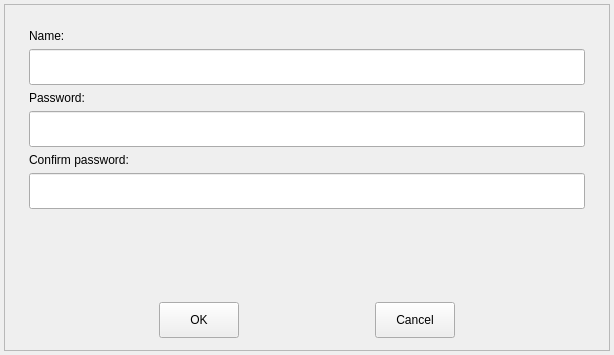
<?xml version="1.0" encoding="UTF-8"?>
<ui version="4.0">
 <class>BoxCreation</class>
 <widget class="QWidget" name="BoxCreation">
  <property name="geometry">
   <rect>
    <x>0</x>
    <y>0</y>
    <width>614</width>
    <height>355</height>
   </rect>
  </property>
  <property name="windowTitle">
   <string>Create security box</string>
  </property>
  <property name="windowIcon">
   <iconset resource="../../../resources/resources.qrc">
    <normaloff>:/images/logo</normaloff>:/images/logo</iconset>
  </property>
  <property name="styleSheet">
   <string notr="true"/>
  </property>
  <layout class="QVBoxLayout" name="verticalLayout">
   <property name="spacing">
    <number>4</number>
   </property>
   <property name="leftMargin">
    <number>4</number>
   </property>
   <property name="topMargin">
    <number>4</number>
   </property>
   <property name="rightMargin">
    <number>4</number>
   </property>
   <property name="bottomMargin">
    <number>4</number>
   </property>
   <item>
    <widget class="QFrame" name="m_frame">
     <property name="frameShape">
      <enum>QFrame::StyledPanel</enum>
     </property>
     <property name="frameShadow">
      <enum>QFrame::Raised</enum>
     </property>
     <layout class="QVBoxLayout" name="verticalLayout_5">
      <property name="leftMargin">
       <number>24</number>
      </property>
      <property name="topMargin">
       <number>24</number>
      </property>
      <property name="rightMargin">
       <number>24</number>
      </property>
      <property name="bottomMargin">
       <number>12</number>
      </property>
      <item>
       <layout class="QVBoxLayout" name="verticalLayout_2">
        <item>
         <widget class="QLabel" name="m_nameLabel">
          <property name="sizePolicy">
           <sizepolicy hsizetype="Preferred" vsizetype="Fixed">
            <horstretch>0</horstretch>
            <verstretch>0</verstretch>
           </sizepolicy>
          </property>
          <property name="text">
           <string>Name:</string>
          </property>
         </widget>
        </item>
        <item>
         <widget class="QLineEdit" name="m_name">
          <property name="minimumSize">
           <size>
            <width>0</width>
            <height>36</height>
           </size>
          </property>
         </widget>
        </item>
       </layout>
      </item>
      <item>
       <layout class="QVBoxLayout" name="verticalLayout_3">
        <item>
         <widget class="QLabel" name="m_passwordLabel">
          <property name="text">
           <string>Password:</string>
          </property>
         </widget>
        </item>
        <item>
         <widget class="QLineEdit" name="m_password">
          <property name="minimumSize">
           <size>
            <width>0</width>
            <height>36</height>
           </size>
          </property>
         </widget>
        </item>
       </layout>
      </item>
      <item>
       <layout class="QVBoxLayout" name="verticalLayout_4">
        <item>
         <widget class="QLabel" name="m_confirmPasswordLabel">
          <property name="text">
           <string>Confirm password:</string>
          </property>
         </widget>
        </item>
        <item>
         <widget class="QLineEdit" name="m_confirmPassword">
          <property name="minimumSize">
           <size>
            <width>0</width>
            <height>36</height>
           </size>
          </property>
         </widget>
        </item>
       </layout>
      </item>
      <item>
       <spacer name="verticalSpacer">
        <property name="orientation">
         <enum>Qt::Vertical</enum>
        </property>
        <property name="sizeHint" stdset="0">
         <size>
          <width>20</width>
          <height>40</height>
         </size>
        </property>
       </spacer>
      </item>
      <item>
       <layout class="QHBoxLayout" name="horizontalLayout_4">
        <item>
         <widget class="QPushButton" name="m_ok">
          <property name="sizePolicy">
           <sizepolicy hsizetype="Fixed" vsizetype="Fixed">
            <horstretch>0</horstretch>
            <verstretch>0</verstretch>
           </sizepolicy>
          </property>
          <property name="minimumSize">
           <size>
            <width>72</width>
            <height>36</height>
           </size>
          </property>
          <property name="text">
           <string>OK</string>
          </property>
         </widget>
        </item>
        <item>
         <widget class="QPushButton" name="m_cancel">
          <property name="sizePolicy">
           <sizepolicy hsizetype="Fixed" vsizetype="Fixed">
            <horstretch>0</horstretch>
            <verstretch>0</verstretch>
           </sizepolicy>
          </property>
          <property name="minimumSize">
           <size>
            <width>72</width>
            <height>36</height>
           </size>
          </property>
          <property name="text">
           <string>Cancel</string>
          </property>
         </widget>
        </item>
       </layout>
      </item>
     </layout>
    </widget>
   </item>
  </layout>
 </widget>
 <resources>
  <include location="../../../resources/resources.qrc"/>
 </resources>
 <connections/>
</ui>
